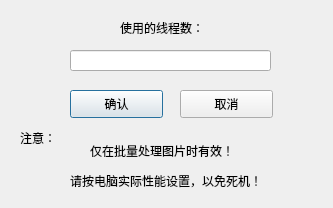
<?xml version="1.0" encoding="UTF-8"?>
<ui version="4.0">
 <class>Dialog</class>
 <widget class="QDialog" name="Dialog">
  <property name="geometry">
   <rect>
    <x>0</x>
    <y>0</y>
    <width>333</width>
    <height>208</height>
   </rect>
  </property>
  <property name="windowTitle">
   <string>Dialog</string>
  </property>
  <widget class="QLabel" name="label">
   <property name="geometry">
    <rect>
     <x>120</x>
     <y>20</y>
     <width>211</width>
     <height>16</height>
    </rect>
   </property>
   <property name="text">
    <string>使用的线程数：</string>
   </property>
  </widget>
  <widget class="QLineEdit" name="lineEdit">
   <property name="geometry">
    <rect>
     <x>70</x>
     <y>50</y>
     <width>201</width>
     <height>21</height>
    </rect>
   </property>
  </widget>
  <widget class="QPushButton" name="pushButton">
   <property name="geometry">
    <rect>
     <x>70</x>
     <y>90</y>
     <width>93</width>
     <height>28</height>
    </rect>
   </property>
   <property name="text">
    <string>确认</string>
   </property>
  </widget>
  <widget class="QPushButton" name="pushButton_2">
   <property name="geometry">
    <rect>
     <x>180</x>
     <y>90</y>
     <width>93</width>
     <height>28</height>
    </rect>
   </property>
   <property name="text">
    <string>取消</string>
   </property>
  </widget>
  <widget class="QLabel" name="label_4">
   <property name="geometry">
    <rect>
     <x>20</x>
     <y>130</y>
     <width>391</width>
     <height>16</height>
    </rect>
   </property>
   <property name="text">
    <string>注意：</string>
   </property>
  </widget>
  <widget class="QLabel" name="label_5">
   <property name="geometry">
    <rect>
     <x>90</x>
     <y>140</y>
     <width>421</width>
     <height>21</height>
    </rect>
   </property>
   <property name="text">
    <string>仅在批量处理图片时有效！</string>
   </property>
  </widget>
  <widget class="QLabel" name="label_6">
   <property name="geometry">
    <rect>
     <x>70</x>
     <y>170</y>
     <width>421</width>
     <height>21</height>
    </rect>
   </property>
   <property name="text">
    <string>请按电脑实际性能设置，以免死机！</string>
   </property>
  </widget>
 </widget>
 <resources/>
 <connections>
  <connection>
   <sender>pushButton</sender>
   <signal>clicked()</signal>
   <receiver>lineEdit</receiver>
   <slot>copy()</slot>
   <hints>
    <hint type="sourcelabel">
     <x>76</x>
     <y>100</y>
    </hint>
    <hint type="destinationlabel">
     <x>48</x>
     <y>59</y>
    </hint>
   </hints>
  </connection>
  <connection>
   <sender>pushButton_2</sender>
   <signal>clicked()</signal>
   <receiver>Dialog</receiver>
   <slot>close()</slot>
   <hints>
    <hint type="sourcelabel">
     <x>165</x>
     <y>104</y>
    </hint>
    <hint type="destinationlabel">
     <x>187</x>
     <y>129</y>
    </hint>
   </hints>
  </connection>
 </connections>
</ui>
